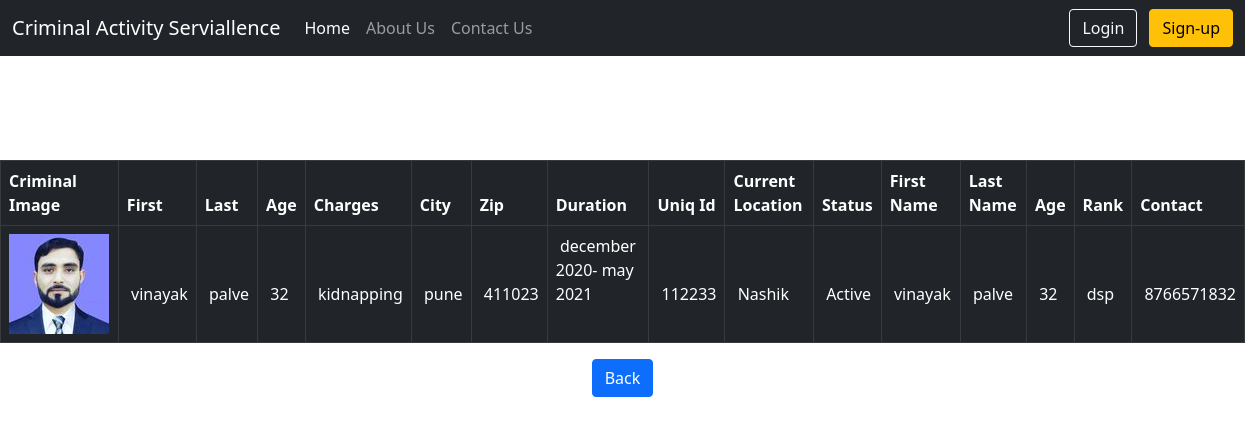
The app's page /Kidnappers with its own data.
### home/models.py (models this page shows, shortened)
class PIP(models.Model):
    fname = models.CharField(max_length=122,null=True)
    lname = models.CharField(max_length=122,null=True)
    age = models.IntegerField(max_length=3,null=True)
    charges = models.CharField(max_length=122,null=True)
    city = models.CharField(max_length=122,null=True)
    zip = models.IntegerField(max_length=122,null=True)
    duration = models.CharField(max_length=122,null=True)
    uniq1 = models.IntegerField(null=True)
    location = models.CharField(max_length=122,null=True)
    image = models.ImageField(upload_to = "static/images")
    status = models.CharField(max_length=122,null=True)
    fname1 = models.CharField(max_length=122,null=True)
    lname1 = models.CharField(max_length=122,null=True)
    age1 = models.IntegerField(null=True)
    rank = models.CharField(max_length=122,null=True)
    phone = models.IntegerField(null=True)

### home/views.py (the view)
# urls.py: path("Kidnappers",views.Kidnappers, name='Kidnappers'),
def Kidnappers(request):
    criminals2 = PIP.objects.all()
    return render(request, 'Kidnappers.html', {'criminals2':criminals2})

### templates/Kidnappers.html (shortened to what this page needs)
{% extends 'base.html' %}
{% block body %}
<Body background="https://images.unsplash.com/photo-1614496281665-1b7f456cfddf?crop=entropy&cs=tinysrgb&fit=crop&fm=jpg&h=900&ixid=MnwxfDB8MXxyYW5kb218MHx8QmxhY2t8fHx8fHwxNjI5Nzc3MTkz&ixlib=rb-1.2.1&q=80&utm_campaign=api-credit&utm_medium=referral&utm_source=unsplash_source&w=1600">
<font color  = "white">
<br>
<center><h1>Kidnappers</h1></center>
<br>
<table class="table table-bordered table-dark">
  <thead>
    <tr>
      <th scope="col">Criminal Image</th>
      <th scope="col">First</th>
      <th scope="col">Last</th>
      <th scope="col">Age</th>
      <th scope="col">Charges</th>
      <th scope="col">City</th>
      <th scope="col">Zip</th>
      <th scope="col">Duration</th>
      <th scope="col">Uniq Id</th>
      <th scope="col">Current Location</th>
      <th scope="col">Status</th>
      <th scope="col">First Name</th>
      <th scope="col">Last Name</th>
      <th scope="col">Age</th>
      <th scope="col">Rank</th>
      <th scope="col">Contact</th>
    </tr>
  </thead>
  <tbody>
    {% for criminal in criminals2 %}
        <tr>
            <td><img src="{{ criminal.image.url }}"></td>
            <td><br><br>&nbsp{{ criminal.fname }}</td>
            <td><br><br>&nbsp{{ criminal.lname }}</td>
            <td><br><br>&nbsp{{ criminal.age }}</td>
            <td><br><br>&nbsp{{ criminal.charges }}</td>
            <td><br><br>&nbsp{{ criminal.city }}</td>
            <td><br><br>&nbsp{{ criminal.zip }}</td>
            <td>&nbsp{{ criminal.duration }}</td>
            <td><br><br>&nbsp{{ criminal.uniq1 }}</td>
            <td><br><br>&nbsp{{ criminal.location }}</td>
            <td><br><br>&nbsp{{ criminal.status }}</td>
            <td><br><br>&nbsp{{ criminal.fname1 }}</td>
            <td><br><br>&nbsp{{ criminal.lname1 }}</td>
            <td><br><br>&nbsp{{ criminal.age1 }}</td>
            <td><br><br>&nbsp{{ criminal.rank }}</td>
            <td><br><br>&nbsp{{ criminal.phone }}</td>
        </tr>
         {% endfor %}
    </table>
<center><a href="/offIndex" class="btn btn-primary">
            Back
          </a>
          <br>
</center>
<br>
{% endblock body %}

### records on screen
PIP: image (picture), fname "vinayak", lname "palve", age "32", charges "kidnapping", city "pune", zip "411023", duration "december 2020- may 2021", uniq1 "112233", location "Nashik", status "Active", fname1 "vinayak", lname1 "palve", age1 "32", rank "dsp", phone "8766571832"
